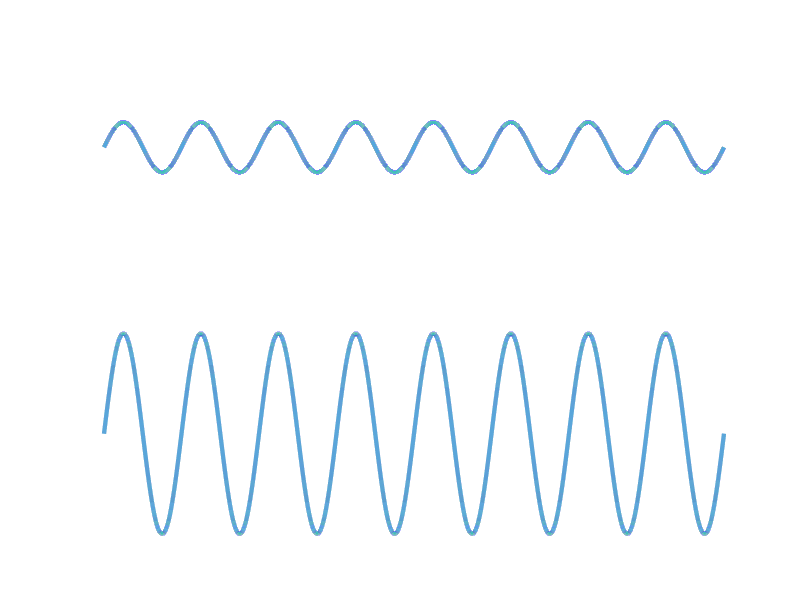
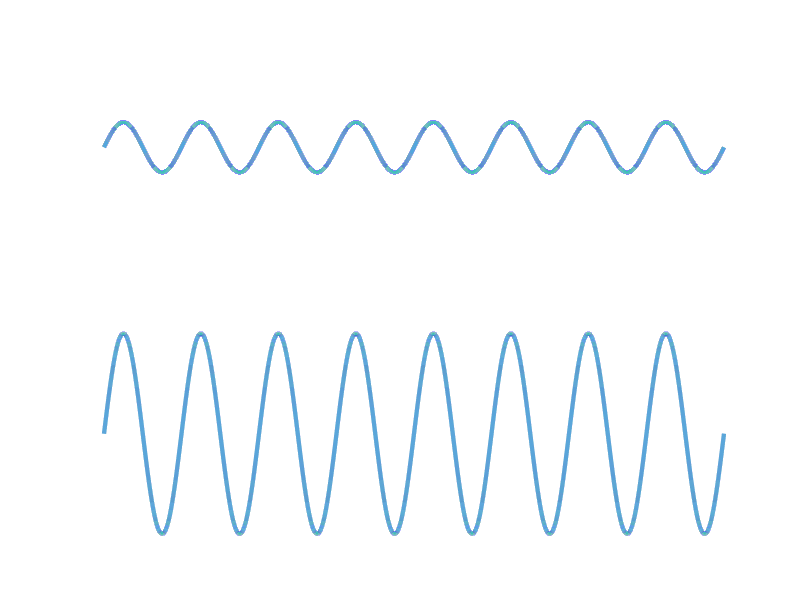
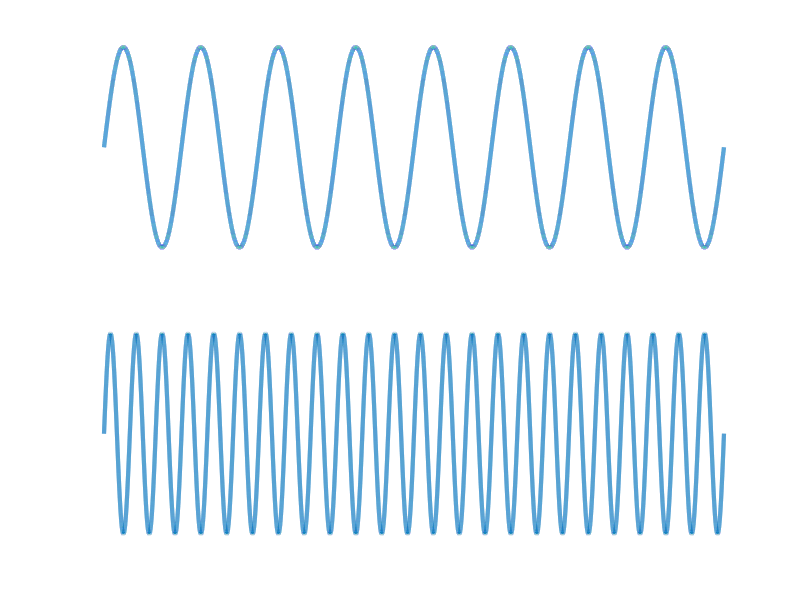

These figures' MATLAB source, in order:
% Script to make high vs. low frequency and high vs. low amplitude
% plots of sin waves.  Output plots Used in "Sound.key", presented at
% Littlebrook Elementary School Science Expo Day 2018, Princeton NJ,
% 18-May-2018.
%
% Author: Joel D. Simon
% Contact: jdsimon@princeton.edu
% Last modified: 18-May-2018, Version 2017b

close all
clear 

% Independent variable.
x = linspace(0, 16*pi, 1e5);

% Amplitude example.
y1 = 1*sin(x);
y2 = 4*sin(x);   % Higher amplitude.

fig1 = figure;
subplot(211)
plot(y1, 'LineWidth', 3);
ylim([-4 4])
axis off

subplot(212)
plot(y2, 'LineWidth', 3);
ylim([-4 4])
axis off

print(fig1, '-dpdf', 'amplitude.pdf');


% Frequency example.
y1 = sin(x);
y2 = sin(3*x);   % Higher frequency.

fig2 = figure;
subplot(211)
plot(y1, 'LineWidth', 3);
ylim([-1 1])
axis off

subplot(212)
plot(y2, 'LineWidth', 3);
ylim([-1 1])
axis off

print(fig1, '-dpdf', 'frequency.pdf');
